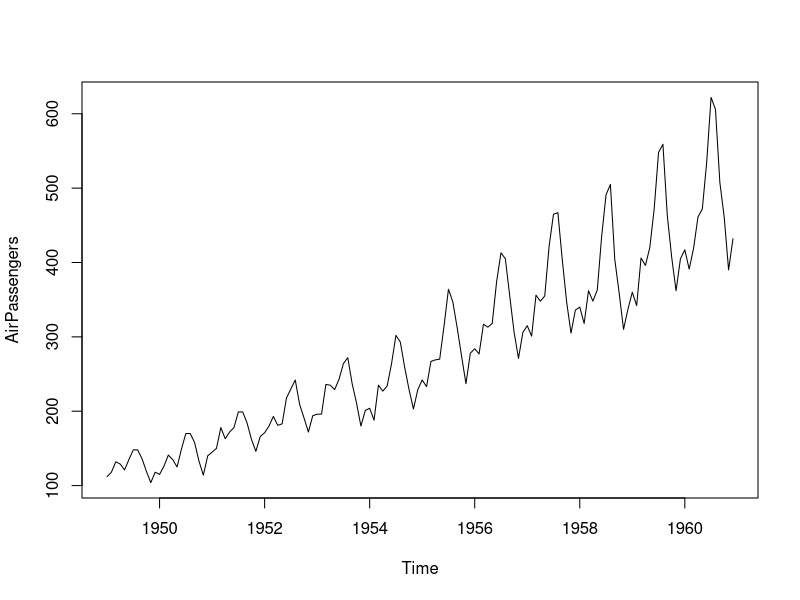
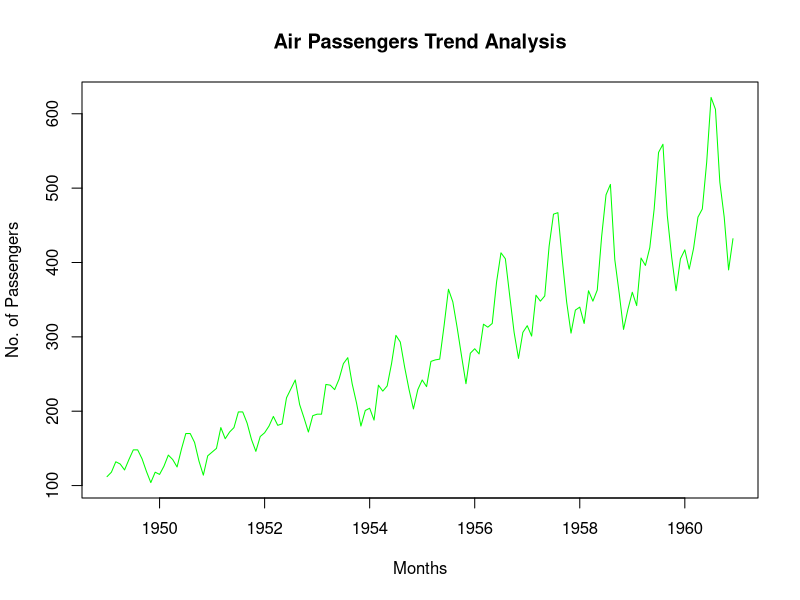
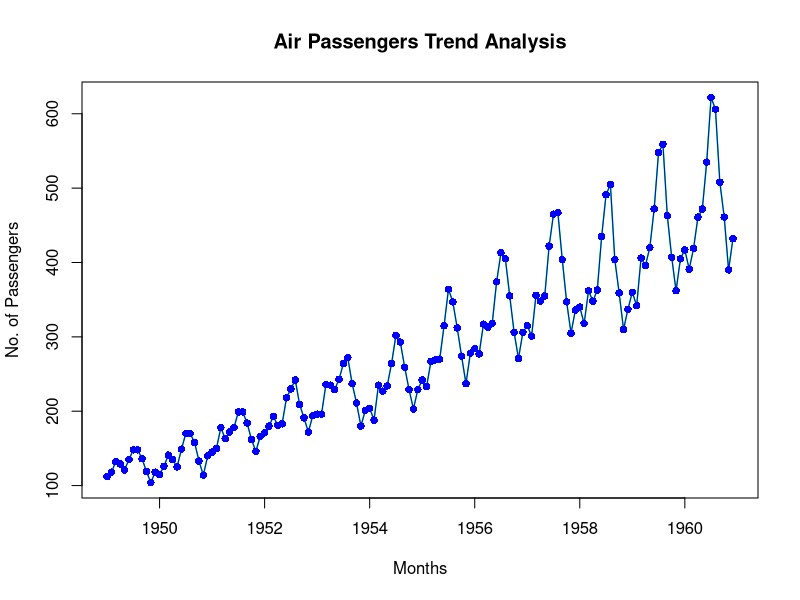
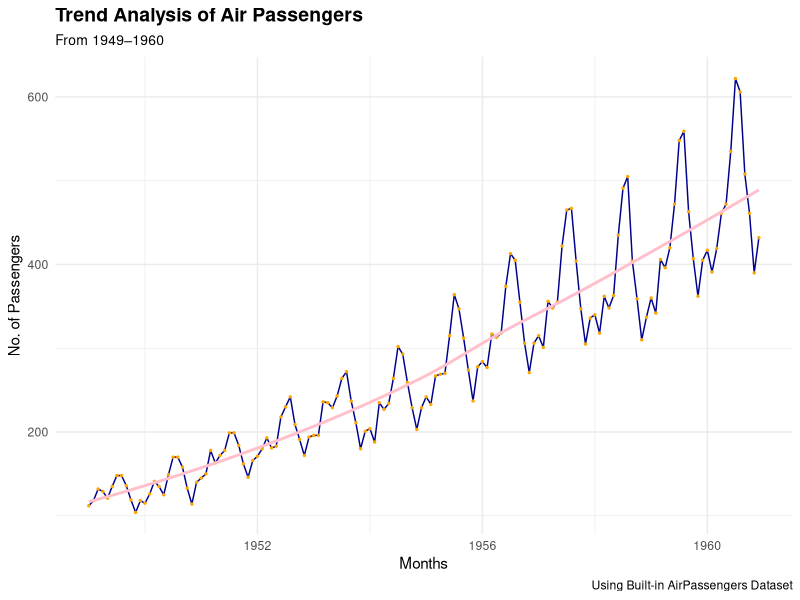

Write the R code that produced these figures, in order.

# Load Air Passengers
data(AirPassengers)

# Verify the Dataset
?AirPassengers
class(AirPassengers)
View(AirPassengers)

# Convert the dataset to a dataframe (Year as time index)
ap_df <- data.frame(
  year = time(AirPassengers),
  passengers = as.numeric(AirPassengers)
)
ap_df

# Data Frame with years and months separately
ap_df_months <- data.frame(
  year = floor(time(AirPassengers)),
  month = cycle(AirPassengers),
  passengers = as.numeric(AirPassengers)
)
ap_df_months

# Base R Plot
plot(AirPassengers)

plot(AirPassengers,
     type = 'l',
     main = "Air Passengers Trend Analysis",
     xlab = "Months",
     ylab = "No. of Passengers",
     col = 'green'
)

plot(AirPassengers,
     type = 'l',
     lwd = 1.5,
     main = "Air Passengers Trend Analysis",
     xlab = "Months",
     ylab = "No. of Passengers",
     col = 'green'
)

points(AirPassengers,
       type = 'o',
       pch = 16,
       col = 'blue'
)

# Importing the library ggplot2
library(ggplot2)

# ggplot Trend Plot
ggplot(ap_df, aes(x = year, y = passengers)) +
  geom_line(color = 'dark blue', linewidth = 0.5) +
  geom_point(color = 'orange', size = 0.5) +
  geom_smooth(se = FALSE, color = 'pink') +
  labs(
    title = 'Trend Analysis of Air Passengers',
    subtitle = 'From 1949–1960',
    caption = 'Using Built-in AirPassengers Dataset',
    x = 'Months',
    y = 'No. of Passengers'
  ) +
  theme_minimal() +
  theme(
    plot.title = element_text(face = "bold", size = 14),
    plot.subtitle = element_text(size = 10)
  )

